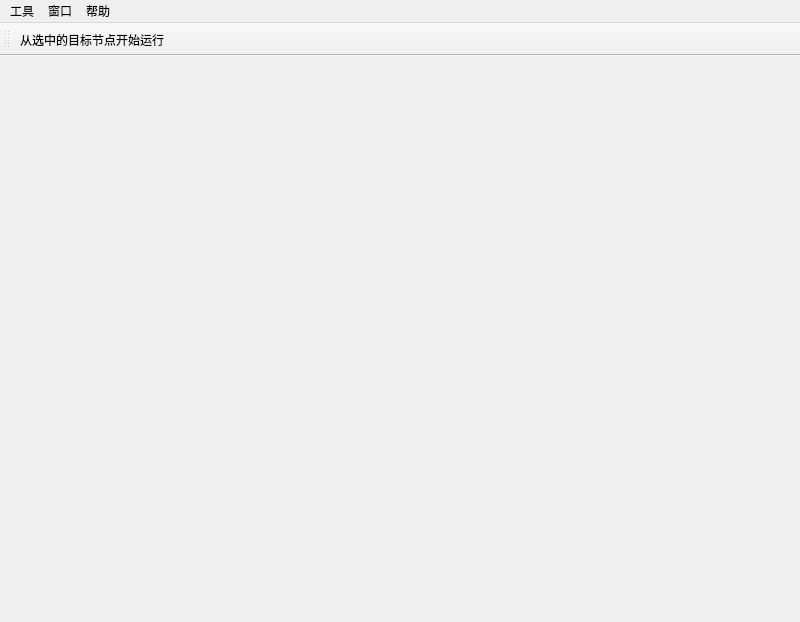
<?xml version="1.0" encoding="UTF-8"?>
<ui version="4.0">
 <class>MainWindow</class>
 <widget class="QMainWindow" name="MainWindow">
  <property name="geometry">
   <rect>
    <x>0</x>
    <y>0</y>
    <width>800</width>
    <height>622</height>
   </rect>
  </property>
  <property name="windowTitle">
   <string>GraphExecuter</string>
  </property>
  <widget class="QWidget" name="centralwidget"/>
  <widget class="QMenuBar" name="menuBar">
   <property name="geometry">
    <rect>
     <x>0</x>
     <y>0</y>
     <width>800</width>
     <height>33</height>
    </rect>
   </property>
   <property name="font">
    <font>
     <bold>false</bold>
    </font>
   </property>
   <widget class="QMenu" name="menuHelp">
    <property name="font">
     <font>
      <bold>false</bold>
     </font>
    </property>
    <property name="title">
     <string>帮助</string>
    </property>
    <addaction name="actionOpen_log_dir"/>
    <addaction name="actionUserGuide"/>
    <addaction name="actionUpdate_log"/>
   </widget>
   <widget class="QMenu" name="menuWindow">
    <property name="title">
     <string>窗口</string>
    </property>
    <addaction name="actionWindow1"/>
    <addaction name="actionWindow2"/>
   </widget>
   <widget class="QMenu" name="menuTools">
    <property name="title">
     <string>工具</string>
    </property>
    <addaction name="actionexetute_from_goal_node"/>
    <addaction name="actionexecute_graph"/>
   </widget>
   <addaction name="menuTools"/>
   <addaction name="menuWindow"/>
   <addaction name="menuHelp"/>
  </widget>
  <widget class="QToolBar" name="toolBar">
   <property name="windowTitle">
    <string>toolBar</string>
   </property>
   <attribute name="toolBarArea">
    <enum>TopToolBarArea</enum>
   </attribute>
   <attribute name="toolBarBreak">
    <bool>false</bool>
   </attribute>
   <addaction name="actionexetute_from_goal_node"/>
  </widget>
  <action name="actionCheck_for_updates">
   <property name="text">
    <string>Check for updates</string>
   </property>
  </action>
  <action name="actionUser_Guide">
   <property name="text">
    <string>User Guide</string>
   </property>
  </action>
  <action name="actionOpen_log_dir">
   <property name="text">
    <string>打开日志文件夹</string>
   </property>
   <property name="font">
    <font/>
   </property>
  </action>
  <action name="actionUpdate_log">
   <property name="text">
    <string>更新记录</string>
   </property>
   <property name="font">
    <font/>
   </property>
  </action>
  <action name="actionUserGuide">
   <property name="text">
    <string>用户教程</string>
   </property>
  </action>
  <action name="actionWindow1">
   <property name="text">
    <string>窗口1</string>
   </property>
  </action>
  <action name="action">
   <property name="text">
    <string>从选中节点执行</string>
   </property>
  </action>
  <action name="actionexecute_all_node">
   <property name="text">
    <string>执行所有节点</string>
   </property>
  </action>
  <action name="actionexecute_graph">
   <property name="text">
    <string>运行整图</string>
   </property>
   <property name="iconText">
    <string>从所有的目标节点开始创建多线程运行整个图</string>
   </property>
   <property name="toolTip">
    <string>从所有的目标节点开始创建多线程运行整个图</string>
   </property>
  </action>
  <action name="actionWindow2">
   <property name="text">
    <string>窗口2</string>
   </property>
  </action>
  <action name="actionexetute_from_goal_node">
   <property name="text">
    <string>选中目标节点运行</string>
   </property>
   <property name="iconText">
    <string>从选中的目标节点开始运行</string>
   </property>
   <property name="toolTip">
    <string>从选中的目标节点开始运行</string>
   </property>
  </action>
 </widget>
 <resources/>
 <connections/>
</ui>
